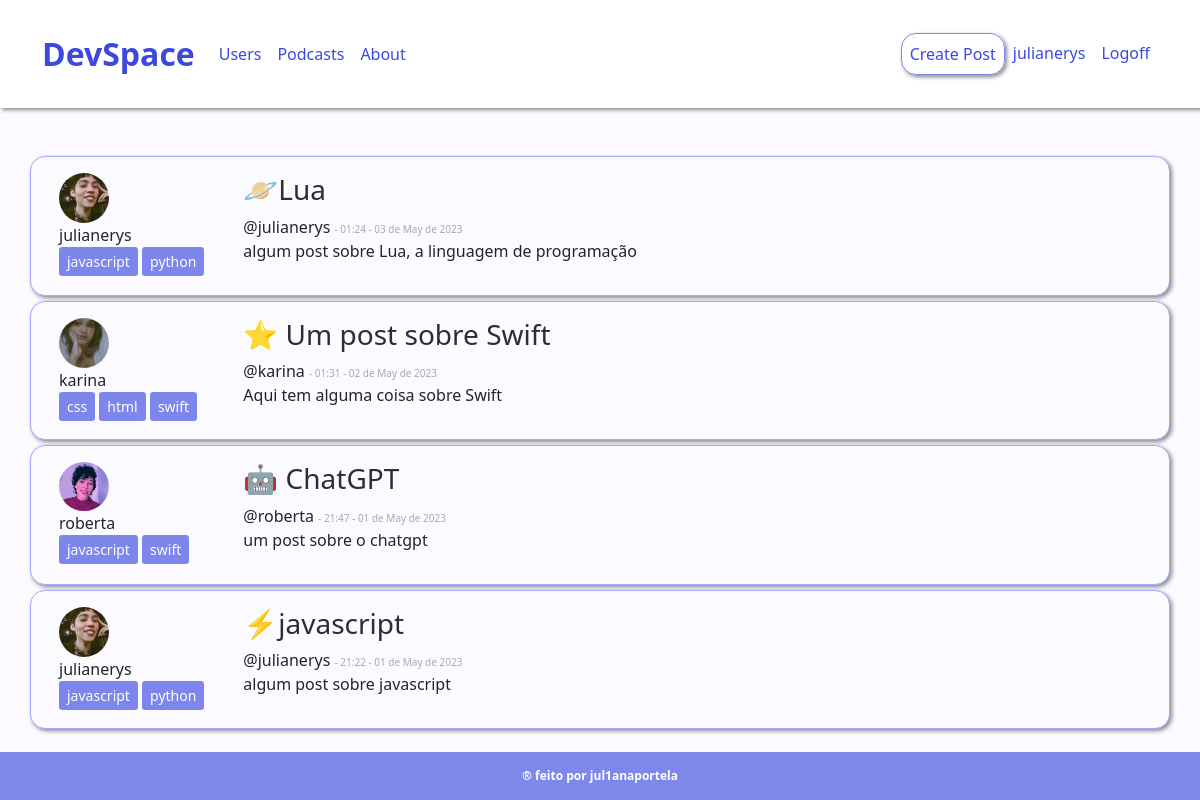
/ (signed in), run on the app's committed database.
### comuna/models.py (models this page shows, shortened)
class Usuario(database.Model, UserMixin):
    id = database.Column(database.Integer, primary_key=True)
    username = database.Column(database.String, nullable=False)
    email = database.Column(database.String, nullable=False, unique=True)
    senha = database.Column(database.String, nullable=False)
    foto_perfil = database.Column(database.String, default='default.jpg')
    posts = database.relationship('Post', backref='autor', lazy=True)
    pin = database.Column(database.String, nullable=False, default='Não Informado')

class Post(database.Model):
    id = database.Column(database.Integer, primary_key=True)
    titulo = database.Column(database.String, nullable=False)
    corpo = database.Column(database.Text, nullable=False)
    data_criacao = database.Column(database.DateTime, nullable=False, default=datetime.utcnow)
    id_usuario = database.Column(database.Integer, database.ForeignKey('usuario.id'), nullable=False)

### comuna/routes.py (the view)
@app.route('/')
def home():
    posts = Post.query.order_by(Post.id.desc())
    return render_template('home.html', posts=posts)

### comuna/models.py (called while the page is built)
@login_manager.user_loader
def load_user(id_usuario):
    return Usuario.query.get(int(id_usuario))

### comuna/templates/home.html
{% extends 'base.html' %}
{% block body %}
        <div class="container mt-5">
            {% for post in posts %}
                <div class="row border p-3 meupost">
                    <div class="col col-2">
                        <div class="image pe-3">
                            <img src="{{ url_for('static', filename='fotos_perfil/{}'.format(post.autor.foto_perfil)) }}" class="rounded-circle" width="50" >
                       </div>
                       <div class="col">
                        <span class="number2">{{ post.autor.username}}</span>
                       </div>
                       <div class="col">
                            {% for pin in post.autor.pin.split(';') %}
                            <button type="button" class="btn btn-primary disabled btn-sm" style="--bs-btn-padding-y: .25rem; --bs-btn-padding-x: .5rem; --bs-btn-font-size: .75rem;">
                                {{ pin }}
                            </button>
                            {% endfor %}
                        </div>
                    </div>
                    <div class="col col-9">
                        <a class="text-decoration-none titulo" href="{{ url_for('exibir_post', post_id=post.id) }}"><h3 class="titulo">{{ post.titulo }}</h3></a>
                        <span class="number1">@{{ post.autor.username }}</span>   <span class="followers">- {{ post.data_criacao.strftime('%H:%M - %d de %B de %Y') }}</span>
                        <p>{{ post.corpo }}</p>
                    </div>
                </div>
            {% endfor %}
        </div>
{% endblock %}

### comuna/templates/navbar.html (shortened to what this page needs)
<nav class="navbar navbar-expand-lg navbar-light bg-light">
  <div class="container-fluid container">
    <a class="navbar-brand" href="{{ url_for('home') }}">DevSpace</a>
    <div class="collapse navbar-collapse" id="navbarSupportedContent">
      <ul class="navbar-nav me-auto mb-2 mb-lg-0">
        <li class="nav-item">
          <a class="nav-link" href="{{ url_for('usuarios') }}">Users</a>
        </li>
        <li class="nav-item">
          <a class="nav-link" href="{{ url_for('podcasts') }}">Podcasts</a>
        </li>
        <li class="nav-item">
          <a class="nav-link" href="{{ url_for('about') }}">About</a>
        </li>
      </ul>
      <ul class="d-flex navbar-nav">
        {% if current_user.is_authenticated %}
          <li class="nav-item">
            <a class="nav-link criar-post" href="{{ url_for('criar_post') }}">Create Post</a>
          </li>
          <li class="nav-item">
            <a class="nav-link" href="{{ url_for('perfil') }}">{{current_user.username}}</a>
          </li>
          <li class="nav-item">
            <a class="nav-link" href="{{ url_for('sair') }}">Logoff</a>
          </li>
        {% endif %}
      </ul>
    </div>
  </div>
</nav>

### comuna/static/main.css (style rules this page uses)
html { font-family: 'Ubuntu', sans-serif; }
body { background-color: #fbfbff; }
.number1 { font-weight:500; }
.followers { font-size:10px; color: #a1aab9; }
.number2 { font-weight:500; }
.meupost { background: #fbfbff; }
.titulo { color: #2e2e2e !important; }
.btn-primary { background-color: #3b49df !important; border: none !important; }

### comuna/static/navbar.css (style rules this page uses)
.navbar-expand-lg { background-color: white !important; padding-top: 25px; padding-bottom: 25px; box-shadow: 2px 2px 4px #888888; }
.navbar-brand { font-weight: bolder; font-size: 2rem; color: #3b49df !important; }
.nav-link { color: #3b49df !important; border-radius: 15px; }
.criar-post { border: #7E87EA 1px solid; border-radius: 15px; text-decoration: none !important; box-shadow: 2px 2px 4px #888888; }

### comuna/static/home.css (style rules this page uses)
.border { border: #a4abff 1px solid !important; border-radius: 15px; margin-bottom: 5px; box-shadow: 2px 2px 4px #888888; }

### data on the page
Usuario: username "julianerys"
Post: foto_perfil (picture), autor.username "julianerys", pin "javascript" "python", titulo "🪐Lua", data_criacao "01:24 - 03 de May de 2023", corpo "algum post sobre Lua, a linguagem de programação"
Post: foto_perfil (picture), autor.username "karina", pin "css" "html" "swift", titulo "⭐ Um post sobre Swift", data_criacao "01:31 - 02 de May de 2023", corpo "Aqui tem alguma coisa sobre Swift"
Post: foto_perfil (picture), autor.username "roberta", pin "javascript" "swift", titulo "🤖 ChatGPT", data_criacao "21:47 - 01 de May de 2023", corpo "um post sobre o chatgpt"
Post: foto_perfil (picture), autor.username "julianerys", pin "javascript" "python", titulo "⚡javascript", data_criacao "21:22 - 01 de May de 2023", corpo "algum post sobre javascript"
